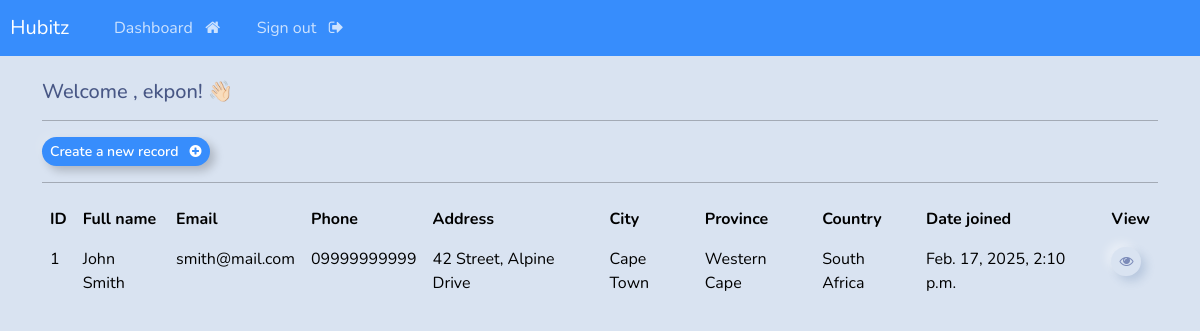
/dashboard (signed in), run on an earlier commit of the app's database.
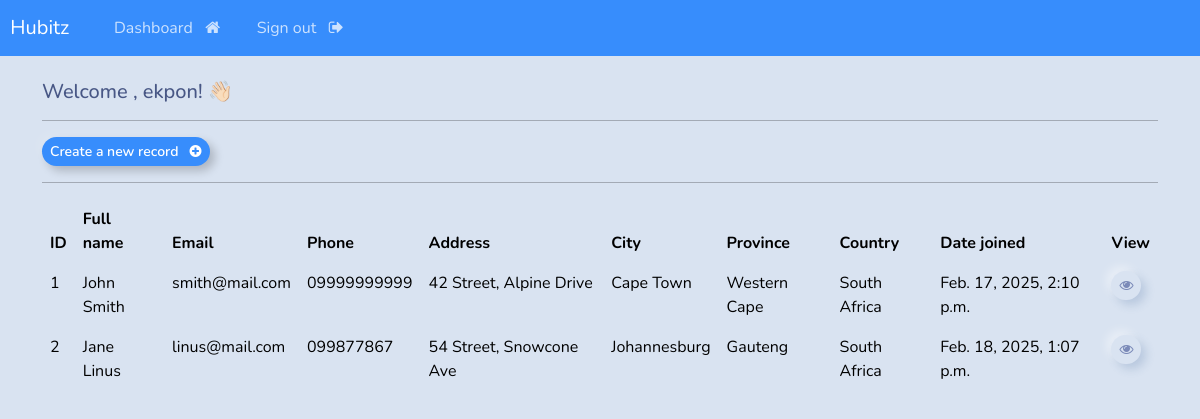
And on a later commit of the database.
### webapp/models.py (models this page shows, shortened)
class Record(models.Model):
    creation_date = models.DateTimeField(auto_now_add=True)
    first_name = models.CharField(max_length=100)
    last_name = models.CharField(max_length=100)
    email = models.CharField(max_length=225)
    phone = models.CharField(max_length=20)
    address = models.CharField(max_length=300)
    city = models.CharField(max_length=255)
    province = models.CharField(max_length=200)
    country = models.CharField(max_length=125)

### webapp/views.py (the view)
# urls.py: path('dashboard', views.dashboard, name="dashboard"),
@login_required(login_url='my-login')
def dashboard(request):
    my_records = Record.objects.all()
    context = {'records': my_records}
    return render(request, 'webapp/dashboard.html', context=context)

### webapp/templates/webapp/dashboard.html
{% extends 'webapp/base.html' %}
{% block content %}
    <h5> Welcome , {{user}}! 👋🏻 </h5>
    <hr class="w-90 mx-auto my-3" style="border-top: 1px solid #000;">
    <a class="btn btn-outline-primary btn-sm" href="{% url 'create-record' %}">
        Create a new record &nbsp; <i class="fa fa-plus-circle" aria-hidden="true"></i>
    </a>
    <hr class="w-90 mx-auto my-3" style="border-top: 1px solid #000;">
    <table class="table table-blue table-hover table-boardered">
            <thead class="table-blue">
                <tr>
                    <th scope="col"> ID </th>
                    <th scope="col"> Full name </th>
                    <th scope="col"> Email </th>
                    <th scope="col"> Phone </th>
                    <th scope="col"> Address </th>
                    <th scope="col"> City </th>
                    <th scope="col"> Province </th>
                    <th scope="col"> Country </th>
                    <th scope="col"> Date joined </th>
                    <th scope="col"> View </th>
                </tr>
            </thead>
            <tbody>
            {% if records %}
                {% for record in records %}
                <tr>
                    <td> {{record.id}} </td>
                    <td> {{record.first_name}} {{record.last_name}} </td>
                    <td> {{record.email}} </td>
                    <td> {{record.phone}} </td>
                    <td> {{record.address}} </td>
                    <td> {{record.city}} </td>
                    <td> {{record.province}} </td>
                    <td> {{record.country}} </td>
                    <td> {{record.creation_date}} </td>
                    <td> <a class="btn btn-success btn-sm" href="{% url 'record' record.id %}"> <i class="fa fa-eye" aria-hidden="true"></i> </a></td>
                </tr>
                {% endfor %}
            {% endif %}
            </tbody>
    </table>
{% endblock %}

What changed in the data, as far as the page shows it:
added Record: id "2", first_name "Jane", last_name "Linus", email "linus@mail.com", phone "099877867", address "54 Street, Snowcone Ave", city "Johannesburg", province "Gauteng", country "South Africa", creation_date "Feb. 18, 2025, 1:07 p.m."
